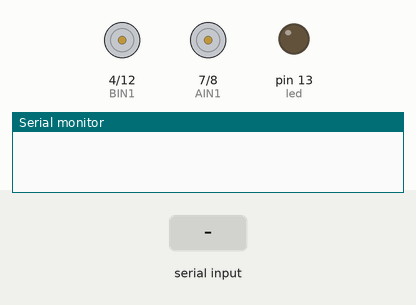
Simulated run of this sketch. Board: Arduino Uno, built with avr-gcc and run on an emulated ATmega328P. Shown: motor-driver pin pairs drawn as motors (green arrow = first pin HIGH = forward, orange = second pin HIGH = backward, longer = more drive), output pins drawn as LEDs (lit = HIGH), the last lines printed to the serial monitor. The inputs (shaded band) are chosen by the test bench.

Above: at 1.2 s.
1.3 s: "w" received over Serial
At 2.4 s:
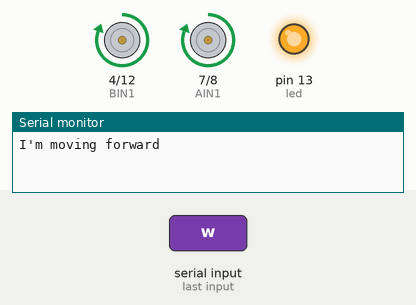
2.8 s: "s" received over Serial
At 3.5 s:
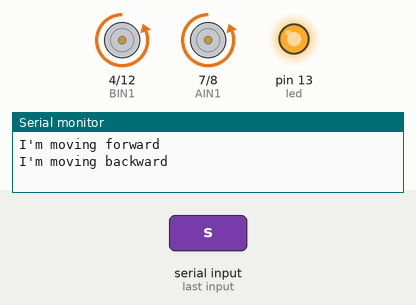
4.3 s: "a" received over Serial
At 4.6 s:
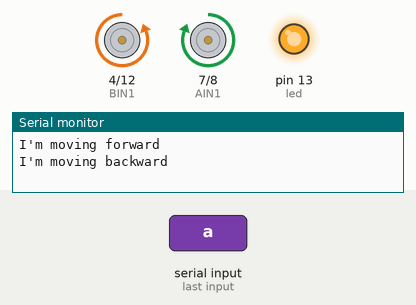
7.3 s: "d" received over Serial
At 8.1 s:
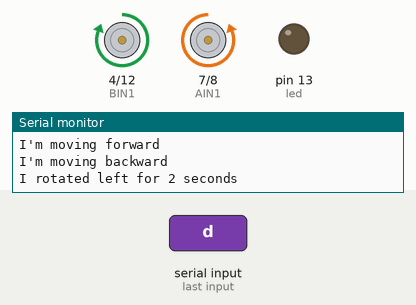
10.3 s: "a" received over Serial
At 11.6 s:
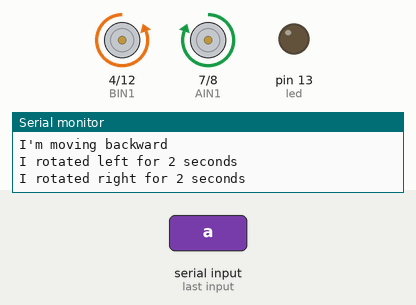
Timing chart, 0 to 13.8 s (numbered marks = the images above; inputs shaded):
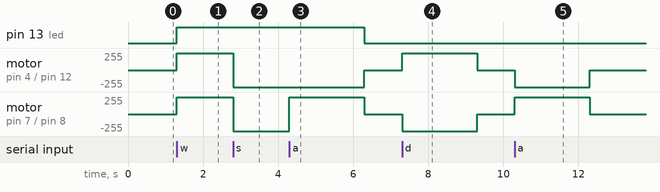

Measured:
- after the input at 1.3 s, pin 13 (led): LOW → HIGH at once; motor on pin 4 (BIN1) / pin 12 (BIN2), motor on pin 7 (AIN1) / pin 8 (AIN2): stopped → forward 255/255 at once
- after the input at 2.8 s, motor on pin 4 (BIN1) / pin 12 (BIN2), motor on pin 7 (AIN1) / pin 8 (AIN2): forward 255/255 → backward 255/255 at once
- after the input at 4.3 s, pin 13 (led): HIGH → LOW after 2.0 s; motor on pin 4 (BIN1) / pin 12 (BIN2): backward 255/255 → stopped after 2.0 s; motor on pin 7 (AIN1) / pin 8 (AIN2): backward 255/255 → forward 255/255 at once, → stopped 2.0 s later
- after the input at 7.3 s, motor on pin 4 (BIN1) / pin 12 (BIN2): stopped → forward 255/255 at once, → stopped 2.0 s later; motor on pin 7 (AIN1) / pin 8 (AIN2): stopped → backward 255/255 at once, → stopped 2.0 s later
- after the input at 10.3 s, motor on pin 4 (BIN1) / pin 12 (BIN2): stopped → backward 255/255 at once, → stopped 2.0 s later; motor on pin 7 (AIN1) / pin 8 (AIN2): stopped → forward 255/255 at once, → stopped 2.0 s later

The sketch:

hw3.ino
```cpp
int led = 13;
int AIN1 = 7;
int AIN2 = 8;
int BIN1 = 4;
int BIN2 = 12;

void setup() {
  Serial.begin(19200);
  pinMode (led, OUTPUT);
  pinMode(AIN1, OUTPUT);
  pinMode(AIN2, OUTPUT);
  pinMode(BIN1, OUTPUT);
  pinMode(BIN2, OUTPUT);
}

void forward() {
 digitalWrite(led, HIGH);
 digitalWrite(AIN1, HIGH);
 digitalWrite(AIN2, LOW);
 digitalWrite(BIN1, HIGH);
 digitalWrite(BIN2, LOW);
}

void backward() {
 digitalWrite(led, HIGH);
 digitalWrite(AIN1, LOW);
 digitalWrite(AIN2, HIGH);
 digitalWrite(BIN1, LOW);
 digitalWrite(BIN2, HIGH);
}

void stops() {
 digitalWrite(led, LOW);
 digitalWrite(AIN1, LOW);
 digitalWrite(AIN2, LOW);
 digitalWrite(BIN1, LOW);
 digitalWrite(BIN2, LOW);
}

void right() {
 digitalWrite(AIN1, LOW);
 digitalWrite(AIN2, HIGH);
 digitalWrite(BIN1, HIGH);
 digitalWrite(BIN2, LOW);
}

void left() {
 digitalWrite(AIN1, HIGH);
 digitalWrite(AIN2, LOW);
 digitalWrite(BIN1, LOW);
 digitalWrite(BIN2, HIGH);
}

void loop() {
  char c = Serial.read();

  if (c == 'w') {
    forward();
    Serial.println("I'm moving forward");
  }

  if (c == 's' ) {
    backward();
    Serial.println("I'm moving backward");
  }

  if (c == 't' ) {
    stops();
    Serial.println("I stopped");
  }

  if (c == 'a' ) {
    left();
    delay(2000);
    stops();
    Serial.println("I rotated left for 2 seconds");
  }

  if (c == 'd') {
    right();
    delay(2000);
    stops();
    Serial.println("I rotated right for 2 seconds");
  }
}
```
